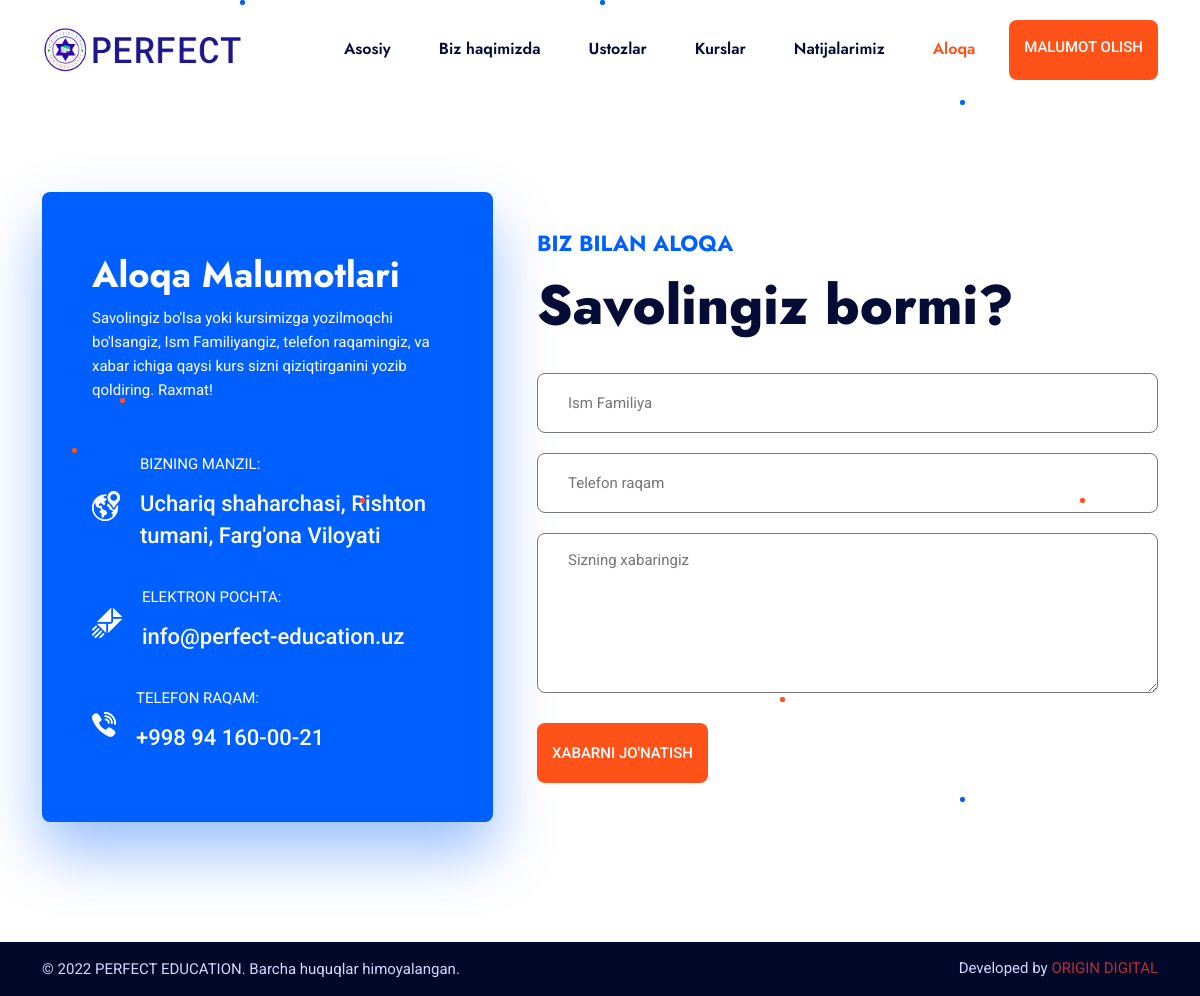
Page /contact/ on the committed database.
### home/models.py (models this page shows, shortened)
class Logo(models.Model):
    title = models.CharField(default='PERFECT EDUCATION LOGO', max_length=300)
    image = models.ImageField(upload_to='images/logo/')
    favicon = models.ImageField(upload_to='images/favicon/')
    class Meta:
        verbose_name = 'Site Logo'
        verbose_name_plural = 'Site Logo'

### site_settings/models.py (models this page shows, shortened)
class ContactData(models.Model):
    address = models.TextField(max_length=600)
    email = models.CharField(max_length=600)
    phone = models.CharField(max_length=600)
    class Meta:
        verbose_name = 'Aloqa Malumotlari'
        verbose_name_plural = 'Aloqa Malumotlari'

### home/views.py (the view, shortened to what this page needs)
# urls.py: path('contact/', views.contact, name='contact'),
def contact(request):
    return render(request, 'pages/contact.html')

### home/context.py (called while the page is built)
def site_logo(request):
    logo_site = Logo.objects.last()
    context = {
        'logo_site': logo_site
    }
    return context

def teacher_view(request):
    my_teacher = Teacher.objects.all()
    context = {
        'my_teacher': my_teacher
    }
    return context

def current_date(request):
    now = date.today()
    now_year = now.strftime("%Y")
    context = {
        'now_year': now_year
    }
    return context

def home_screen_view(request):
    home_screen = HomeScreen.objects.last()
    context = {
        'home_screen': home_screen
    }
    return context

def about_view(request):
    about = About.objects.last()
    context = {
        'about': about
    }
    return context

def contact_data_view(request):
    contact_data = ContactData.objects.last()
    context = {
        'contact_data': contact_data
    }
    return context

### home/templates/pages/contact.html (shortened to what this page needs)
{% extends 'pages/base.html' %}
{% load static %}
{% block content %}
    <br>
    <br>
    <br>
    <section class="main-contact-page-in">
        <div class="container">
            <div class="row align-items-center">
                <div class="col-lg-5">
                    <div class="contact-detail-box">
                        <h3 class="h3-title">Aloqa Malumotlari</h3>
                        <p>Savolingiz bo'lsa yoki kursimizga yozilmoqchi bo'lsangiz, Ism Familiyangiz, telefon
                            raqamingiz, va xabar ichiga qaysi kurs sizni qiziqtirganini yozib qoldiring. Raxmat!</p>
                        <ul>
                            <li>
                                <div class="contact-detail-icon">
                                    <img src="{% static 'assets/images/contact-location.png' %}" alt="location">
                                </div>
                                <div class="contact-detail-content">
                                    <p>Bizning Manzil:</p>
                                    <h3 class="contact-text">{{ contact_data.address }}</h3>
                                </div>
                            </li>
                            <li>
                                <div class="contact-detail-icon">
                                    <img src="{% static 'assets/images/contact-mail.png' %}" alt="location">
                                </div>
                                <div class="contact-detail-content">
                                    <p>Elektron pochta:</p>
                                    <h3 class="contact-text">{{ contact_data.email }}</h3>
                                </div>
                            </li>
                            <li>
                                <div class="contact-detail-icon">
                                    <img src="{% static 'assets/images/contact-call.png' %}" alt="location">
                                </div>
                                <div class="contact-detail-content">
                                    <p>Telefon raqam:</p>
                                    <h3 class="contact-text">{{ contact_data.phone }}</h3>
                                </div>
                            </li>
                        </ul>
                    </div>
                </div>
                <div class="col-lg-7">
                    <div class="get-touch-box">
                        <div class="get-touch-title">
                            <h2 class="h2-subtitle">Biz bilan aloqa</h2>
                            <h2 class="h2-title">Savolingiz bormi?</h2>
                        </div>
                        <div class="get-touch-form">
                            <form method="post" action="{% url 'contact' %}">{% csrf_token %}
                                <div class="row">
                                    <div class="col-md-12">
                                        <div class="form-box">
                                            <input type="text" name="fullname" class="form-input"
                                                   placeholder="Ism Familiya" required>
                                        </div>
                                    </div>
                                    <div class="col-md-12">
                                        <div class="form-box">
                                            <input type="number" name="phone" class="form-input"
                                                   placeholder="Telefon raqam" required>
                                        </div>
                                    </div>
                                    <div class="col-12">
                                        <div class="form-box">
                                            <textarea name="message" class="form-input"
                                                      placeholder="Sizning xabaringiz"></textarea>
                                        </div>
                                    </div>
                                    <div class="col-12">
                                        <div class="form-box mb-0">
                                            <button type="submit" class="sec-btn"><span>Xabarni jo'natish</span>
                                            </button>
                                        </div>
                                    </div>
                                </div>
                            </form>
                        </div>
                    </div>
                </div>
            </div>
        </div>
    </section>
{% endblock %}

### home/templates/components/header.html (shortened to what this page needs)
{% load static %}
<header class="site-header">
    <div class="header-bottom">
        <div class="container">
            <div class="row align-items-center">
                <div class="col-lg-3">
                    <div class="site-branding">
                        <a href="{% url 'index' %}" title="Educater">
                            <img style="width: 200px" src="{{ logo_site.image.url }}" alt="Logo">
                        </a>
                    </div>
                </div>
                <div class="col-lg-9">
                    <div class="header-menu">
                        <nav class="main-navigation">
                            <ul class="menu">
                                <li {% if request.path == '/' or request.path == '' %}class="active"{% endif %}><a href="{% url 'index' %}">Asosiy</a></li>
                                <li {% if request.path == '/about/' or request.path == '/about' %}class="active"{% endif %}><a href="{% url 'about' %}">Biz haqimizda</a></li>
                                <li {% if request.path == '/teachers/' or request.path == '/teachers' %}class="active"{% endif %}><a href="{% url 'teachers' %}">Ustozlar</a></li>
                                <li {% if request.path == '/courses/' or request.path == '/courses' %}class="active"{% endif %}><a href="{% url 'courses' %}">Kurslar</a></li>
                                <li {% if request.path == '/results/' or request.path == '/results' %}class="active"{% endif %}><a href="{% url 'results' %}">Natijalarimiz</a></li>
                                <li {% if request.path == '/contact/' or request.path == '/contact' %}class="active"{% endif %}><a href="{% url 'contact' %}">Aloqa</a></li>
                            </ul>
                        </nav>
                        <div class="header-btn">
                            <a href="{% url 'contact' %}" class="sec-btn">Malumot olish</a>
                        </div>
                    </div>
                </div>
            </div>
        </div>
    </div>
</header>

### rows in the picture
Logo: image (picture)
ContactData: address "Uchariq shaharchasi, Rishton tumani, Farg'ona Viloyati", email "info@perfect-education.uz", phone "+998 94 160-00-21"
